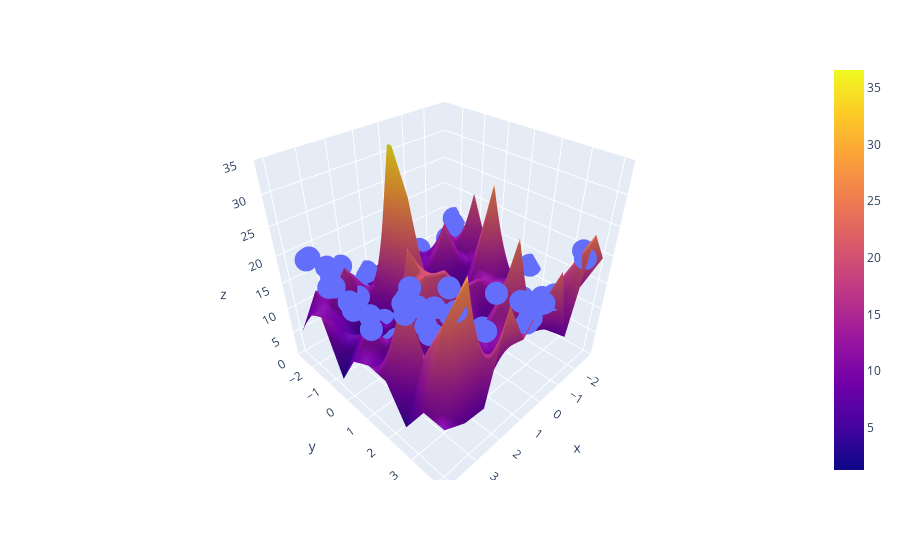

The cell this chart's notebook holds for it:
### Code cell
fig = px.scatter_3d(x=x.ravel(), y=y.ravel(), z=z.ravel())

fig.add_trace(go.Surface(x = x_input, y = y_input, z =z_final))

fig.update_layout(scene = dict(zaxis = dict(range=[0,35])))

fig.show()
